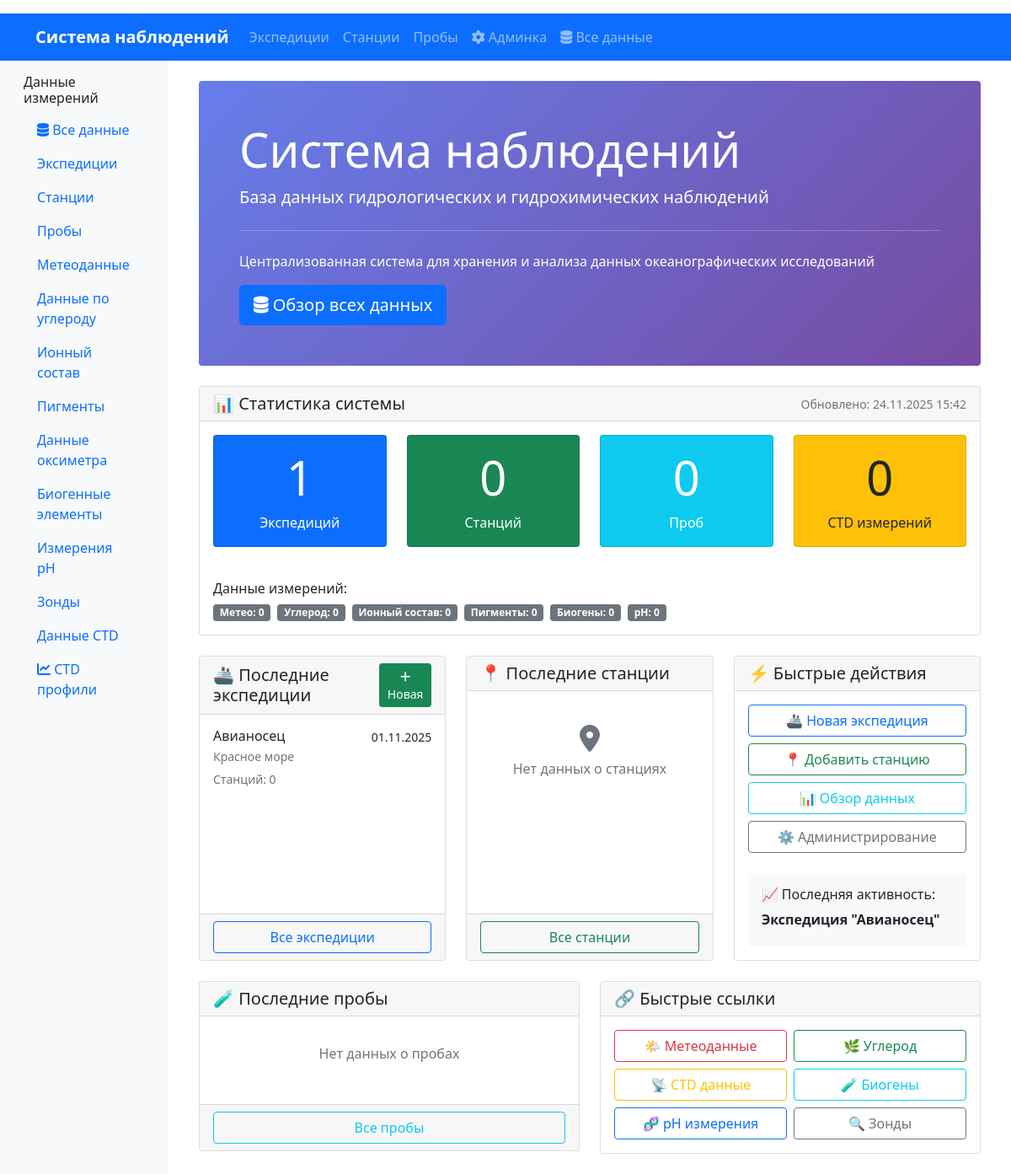
The app's page /, older data.
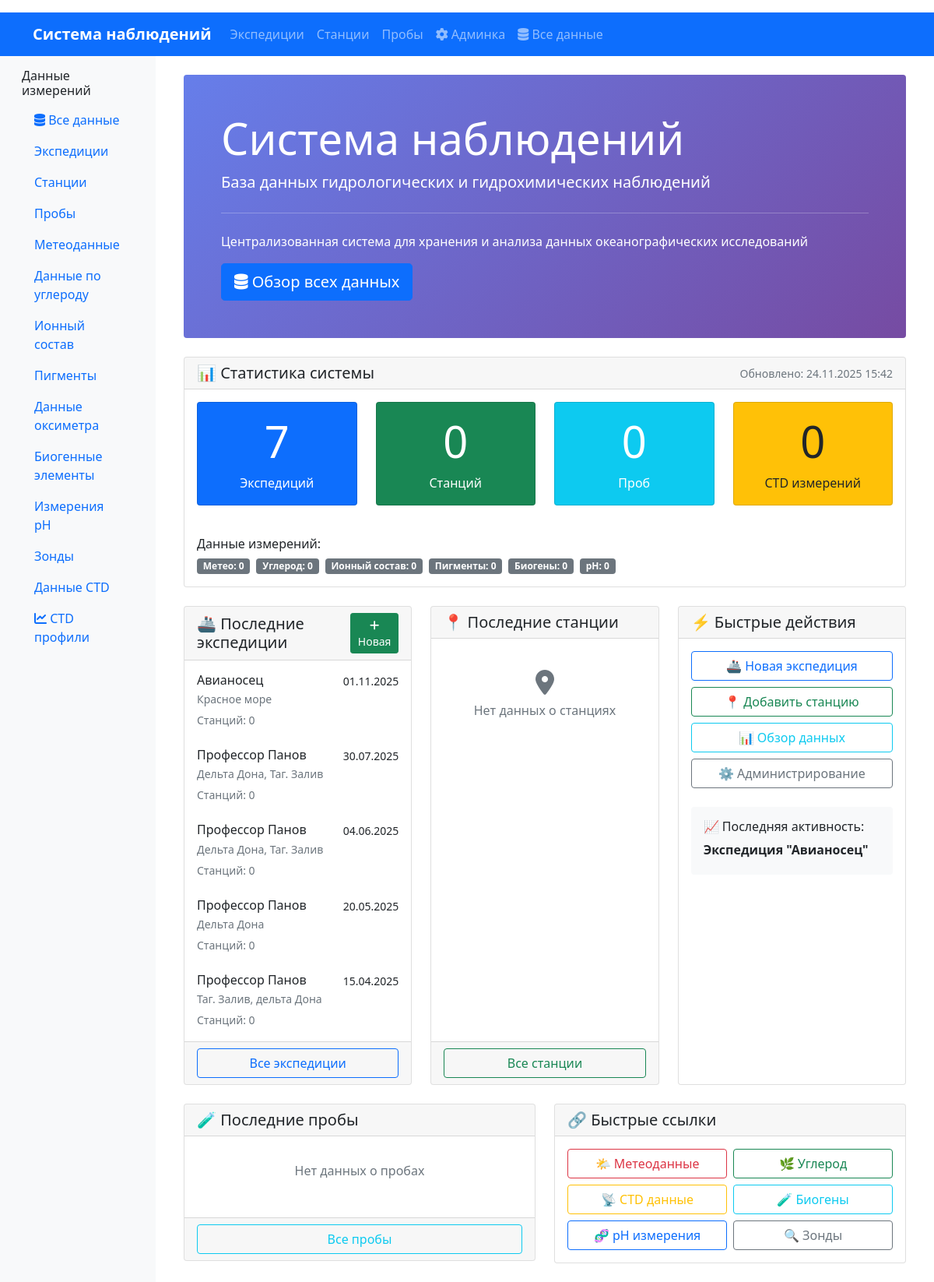
The same page, newer data.
### oceanography/models.py (models this page shows, shortened)
class Expedition(models.Model):
    expedition_id = models.AutoField(primary_key=True)
    start_date = models.DateField(verbose_name="Дата начала экспедиции")
    end_date = models.DateField(verbose_name="Дата окончания экспедиции")
    platform = models.CharField(max_length=200, verbose_name="Название судна/платформы")
    area = models.CharField(max_length=300, verbose_name="Район работ")
    class Meta:
        db_table = 'expeditions'
        verbose_name = "Экспедиция"
        verbose_name_plural = "Экспедиции"
        indexes = [
            models.Index(fields=['start_date']),
            models.Index(fields=['platform']),
            models.Index(fields=['area']),
        ]
        ordering = ['-start_date']

### oceanography/views.py (the view)
# urls.py: path('', HomeView.as_view(), name='home'),
class HomeView(TemplateView):
    template_name = 'oceanography/home.html'
    def get_context_data(self, **kwargs):
        context = super().get_context_data(**kwargs)
        context['expeditions_count'] = Expedition.objects.count()
        context['stations_count'] = Station.objects.count()
        context['samples_count'] = Sample.objects.count()
        context['ctd_data_count'] = CTDData.objects.count()
        context['recent_expeditions'] = Expedition.objects.select_related().order_by('-start_date')[:5]
        context['recent_stations'] = Station.objects.select_related('expedition').order_by('-datetime')[:10]
        context['recent_samples'] = Sample.objects.select_related(
            'station', 'station__expedition'
        ).order_by('-datetime')[:10]
        context['data_stats'] = {
            'meteo': MeteoData.objects.count(),
            'carbon': CarbonData.objects.count(),
            'ionic': IonicCompositionData.objects.count(),
            'pigments': PigmentsData.objects.count(),
            'nutrients': NutrientsData.objects.count(),
            'ph': PHMeasurement.objects.count(),
        }
        latest_station = Station.objects.order_by('-datetime').first()
        if latest_station:
            context['latest_activity'] = {
                'type': 'станция',
                'name': latest_station.station_name,
                'expedition': latest_station.expedition.platform,
                'date': latest_station.datetime
            }
        else:
            latest_expedition = Expedition.objects.order_by('-start_date').first()
            if latest_expedition:
                context['latest_activity'] = {
                    'type': 'экспедиция',
                    'name': latest_expedition.platform,
                    'date': latest_expedition.start_date
                }
        return context

### oceanography/templates/oceanography/home.html (shortened to what this page needs)
{% extends 'base.html' %}
{% load humanize %}
{% block content %}
<div class="row">
    <div class="col-12">
        <div class="jumbotron bg-light p-5 rounded">
            <h1 class="display-4">Система наблюдений</h1>
            <p class="lead">База данных гидрологических и гидрохимических наблюдений</p>
            <hr class="my-4">
            <p>Централизованная система для хранения и анализа данных океанографических исследований</p>
            <a class="btn btn-primary btn-lg" href="{% url 'oceanography:data_overview' %}" role="button">
                <i class="fas fa-database"></i> Обзор всех данных
            </a>
        </div>
    </div>
</div>
<div class="row mt-4">
    <div class="col-12">
        <div class="card">
            <div class="card-header d-flex justify-content-between align-items-center">
                <h5 class="mb-0">📊 Статистика системы</h5>
                <small class="text-muted">Обновлено: {% now "d.m.Y H:i" %}</small>
            </div>
            <div class="card-body">
                <div class="row text-center">
                    <div class="col-md-3 mb-3">
                        <div class="card bg-primary text-white">
                            <div class="card-body">
                                <h2 class="display-4">{{ expeditions_count|intcomma }}</h2>
                                <p class="mb-0">Экспедиций</p>
                            </div>
                        </div>
                    </div>
                    <div class="col-md-3 mb-3">
                        <div class="card bg-success text-white">
                            <div class="card-body">
                                <h2 class="display-4">{{ stations_count|intcomma }}</h2>
                                <p class="mb-0">Станций</p>
                            </div>
                        </div>
                    </div>
                    <div class="col-md-3 mb-3">
                        <div class="card bg-info text-white">
                            <div class="card-body">
                                <h2 class="display-4">{{ samples_count|intcomma }}</h2>
                                <p class="mb-0">Проб</p>
                            </div>
                        </div>
                    </div>
                    <div class="col-md-3 mb-3">
                        <div class="card bg-warning text-dark">
                            <div class="card-body">
                                <h2 class="display-4">{{ ctd_data_count|intcomma }}</h2>
                                <p class="mb-0">CTD измерений</p>
                            </div>
                        </div>
                    </div>
                </div>
                <div class="row mt-4">
                    <div class="col-12">
                        <h6>Данные измерений:</h6>
                        <div class="d-flex flex-wrap gap-2">
                            <span class="badge bg-secondary">Метео: {{ data_stats.meteo|intcomma }}</span>
                            <span class="badge bg-secondary">Углерод: {{ data_stats.carbon|intcomma }}</span>
                            <span class="badge bg-secondary">Ионный состав: {{ data_stats.ionic|intcomma }}</span>
                            <span class="badge bg-secondary">Пигменты: {{ data_stats.pigments|intcomma }}</span>
                            <span class="badge bg-secondary">Биогены: {{ data_stats.nutrients|intcomma }}</span>
                            <span class="badge bg-secondary">pH: {{ data_stats.ph|intcomma }}</span>
                        </div>
                    </div>
                </div>
            </div>
        </div>
    </div>
</div>
<div class="row mt-4">
    <div class="col-md-4">
        <div class="card h-100">
            <div class="card-header d-flex justify-content-between align-items-center">
                <h5 class="mb-0">🚢 Последние экспедиции</h5>
                <a href="{% url 'oceanography:expedition_create' %}" class="btn btn-sm btn-success">
                    <i class="fas fa-plus"></i> Новая
                </a>
            </div>
            <div class="card-body">
                {% if recent_expeditions %}
                    <div class="list-group list-group-flush">
                        {% for expedition in recent_expeditions %}
                            <a href="{% url 'oceanography:expedition_detail' expedition.pk %}"
                               class="list-group-item list-group-item-action">
                                <div class="d-flex w-100 justify-content-between">
                                    <h6 class="mb-1">{{ expedition.platform }}</h6>
                                    <small>{{ expedition.start_date|date:"d.m.Y" }}</small>
                                </div>
                                <p class="mb-1 text-muted small">{{ expedition.area }}</p>
                                <small class="text-muted">
                                    Станций: {{ expedition.stations.count }}
                                </small>
                            </a>
                        {% endfor %}
                    </div>
                {% endif %}
            </div>
            <div class="card-footer">
                <a href="{% url 'oceanography:expedition_list' %}" class="btn btn-outline-primary w-100">
                    Все экспедиции
                </a>
            </div>
        </div>
    </div>
    <div class="col-md-4">
        <div class="card h-100">
            <div class="card-header">
                <h5 class="mb-0">📍 Последние станции</h5>
            </div>
            <div class="card-body">
                {% if recent_stations %}
                    <div class="list-group list-group-flush">
                        {% for station in recent_stations %}
                            <div class="list-group-item">
                                <div class="d-flex w-100 justify-content-between">
                                    <h6 class="mb-1">{{ station.station_name }}</h6>
                                    <small>{{ station.datetime|date:"d.m.Y" }}</small>
                                </div>
                                <p class="mb-1 text-muted small">
                                    {{ station.expedition.platform }}
                                </p>
                                <div class="d-flex justify-content-between align-items-center">
                                    <small class="text-muted">
                                        {{ station.latitude|floatformat:4 }}, {{ station.longitude|floatformat:4 }}
                                    </small>
                                    <span class="badge bg-info">{{ station.samples.count }}</span>
                                </div>
                            </div>
                        {% endfor %}
                    </div>
                {% else %}
                    <div class="text-center text-muted py-4">
                        <i class="fas fa-map-marker-alt fa-2x mb-2"></i>
                        <p>Нет данных о станциях</p>
                    </div>
                {% endif %}
            </div>
            <div class="card-footer">
                <a href="{% url 'oceanography:data_stations' %}" class="btn btn-outline-success w-100">
                    Все станции
                </a>
            </div>
        </div>
    </div>
    <div class="col-md-4">
        <div class="card h-100">
            <div class="card-header">
                <h5 class="mb-0">⚡ Быстрые действия</h5>
            </div>
            <div class="card-body">
                <div class="d-grid gap-2">
                    <a href="{% url 'oceanography:expedition_create' %}" class="btn btn-outline-primary">
                        🚢 Новая экспедиция
                    </a>
                    {% if recent_expeditions %}
                    <a href="{% url 'oceanography:add_station_single' recent_expeditions.0.pk %}" class="btn btn-outline-success">
                        📍 Добавить станцию
                    </a>
                    {% endif %}
                    <a href="{% url 'oceanography:data_overview' %}" class="btn btn-outline-info">
                        📊 Обзор данных
                    </a>
                    <a href="{% url 'admin:index' %}" class="btn btn-outline-secondary">
                        ⚙️ Администрирование
                    </a>
                </div>
                {% if latest_activity %}
                <div class="mt-4 p-3 bg-light rounded">
                    <h6>📈 Последняя активность:</h6>
                    <p class="mb-1">
                        <strong>{{ latest_activity.type|capfirst }} "{{ latest_activity.name }}"</strong>
                    </p>
                </div>
                {% endif %}
            </div>
        </div>
    </div>
</div>
<div class="row mt-4">
    <div class="col-md-6">
        <div class="card">
            <div class="card-header">
                <h5 class="mb-0">🧪 Последние пробы</h5>
            </div>
            <div class="card-body">
                {% if recent_samples %}
                    <div class="list-group list-group-flush">
                        {% for sample in recent_samples %}
                            <div class="list-group-item">
                                <div class="d-flex w-100 justify-content-between">
                                    <h6 class="mb-1">Проба #{{ sample.sample_id }}</h6>
                                    <small>{{ sample.datetime|date:"d.m.Y H:i" }}</small>
                                </div>
                                <p class="mb-1">
                                    {{ sample.station.station_name }}
                                    <small class="text-muted">({{ sample.station.expedition.platform }})</small>
                                </p>
                                <small class="text-muted">
                                    Горизонт: {{ sample.sampling_depth }}
                                </small>
                            </div>
                        {% endfor %}
                    </div>
                {% else %}
                    <p class="text-muted text-center py-3">Нет данных о пробах</p>
                {% endif %}
            </div>
            <div class="card-footer">
                <a href="{% url 'oceanography:data_samples' %}" class="btn btn-outline-info w-100">
                    Все пробы
                </a>
            </div>
        </div>
    </div>
    <div class="col-md-6">
        <div class="card">
            <div class="card-header">
                <h5 class="mb-0">🔗 Быстрые ссылки</h5>
            </div>
            <div class="card-body">
                <div class="row g-2">
                    <div class="col-6">
                        <a href="{% url 'oceanography:data_meteo' %}" class="btn btn-outline-danger w-100">
                            🌤️ Метеоданные
                        </a>
                    </div>
                    <div class="col-6">
                        <a href="{% url 'oceanography:data_carbon' %}" class="btn btn-outline-success w-100">
                            🌿 Углерод
                        </a>
                    </div>
                    <div class="col-6">
                        <a href="{% url 'oceanography:data_ctd' %}" class="btn btn-outline-warning w-100">
                            📡 CTD данные
                        </a>
                    </div>
                    <div class="col-6">
                        <a href="{% url 'oceanography:data_nutrients' %}" class="btn btn-outline-info w-100">
                            🧪 Биогены
                        </a>
                    </div>
                    <div class="col-6">
                        <a href="{% url 'oceanography:data_ph' %}" class="btn btn-outline-primary w-100">
                            🧬 pH измерения
                        </a>
                    </div>
                    <div class="col-6">
                        <a href="{% url 'oceanography:data_probes' %}" class="btn btn-outline-secondary w-100">
                            🔍 Зонды
                        </a>
                    </div>
                </div>
            </div>
        </div>
    </div>
</div>
{% endblock %}

Row changes from the older to the newer data that the page shows:
added Expedition: platform "Профессор Панов", start_date "30.07.2025", area "Дельта Дона, Таг. Залив", stations.count "0"
added Expedition: platform "Профессор Панов", start_date "04.06.2025", area "Дельта Дона, Таг. Залив", stations.count "0"
added Expedition: platform "Профессор Панов", start_date "20.05.2025", area "Дельта Дона", stations.count "0"
added Expedition: platform "Профессор Панов", start_date "15.04.2025", area "Таг. Залив, дельта Дона", stations.count "0"
Text that changed along with them:
{{ expeditions_count|intcomma }}: "1" → "7"
